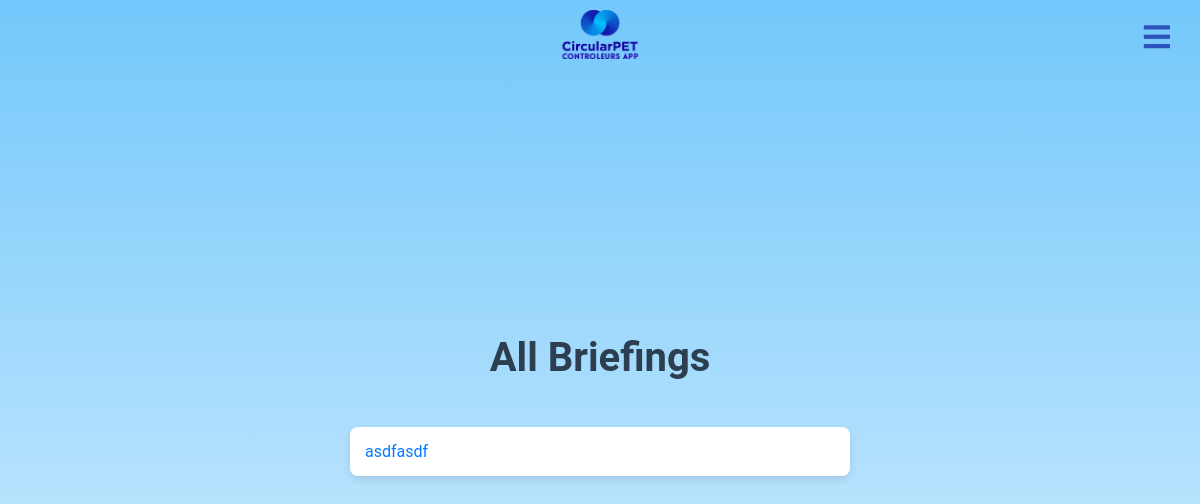
/briefings, run on an earlier commit of the app's database.
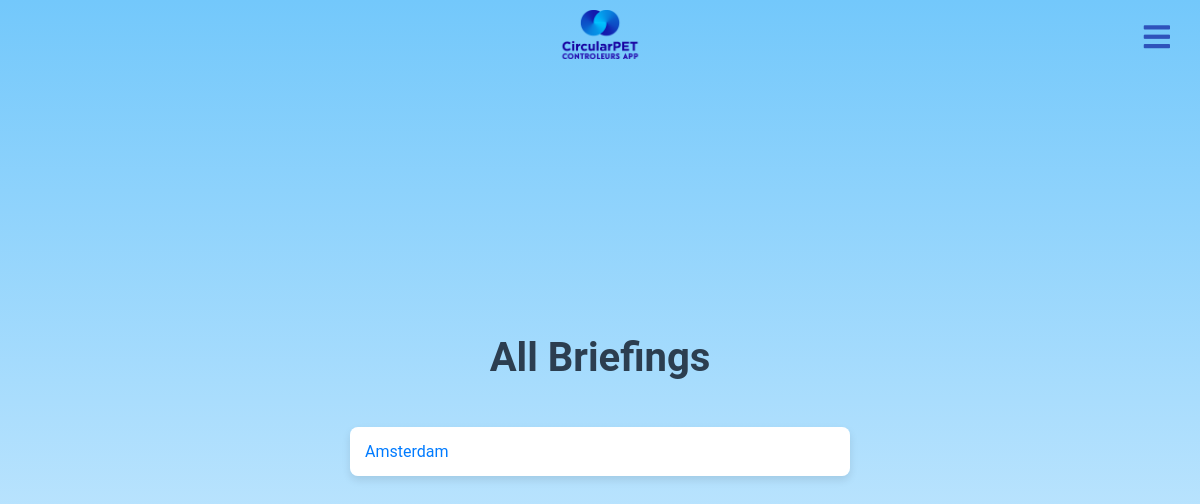
And on a later commit of the database.
### app.py (models this page shows, shortened)
class Location(db.Model):
    __tablename__ = 'location'
    __table_args__ = {'extend_existing': True}
    id = db.Column(db.Integer, primary_key=True)
    name = db.Column(db.String(120), unique=True, nullable=False)
    zakken = db.Column(db.Integer, nullable=False, default=0)
    bekers = db.Column(db.Integer, nullable=False, default=0)
    url = db.Column(db.String(500), nullable=True)
    map_image = db.Column(db.String(255))  # New field to store the filename of the map image

### app.py (the view)
@app.route('/briefings')
def show_briefings():
    all_briefings = Location.query.all()  # This assumes locations are the same as briefings; adjust if necessary
    return render_template('briefings.html', briefings=all_briefings)

### templates/briefings.html (shortened to what this page needs)
<!DOCTYPE html>
<html lang="en">
<head>
    <link rel="stylesheet" href="{{ url_for('static', filename='briefing.css') }}">
    <link rel="stylesheet" href="https://cdnjs.cloudflare.com/ajax/libs/font-awesome/5.15.1/css/all.min.css">
</head>
<body>
    <img src="{{ url_for('static', filename='logo.png') }}" alt="CircularPET Logo" class="logo2">
    <div class="gear-icon-container"> <i id="toggleSidebar" class="fa fa-bars"></i></div>
    <h1 class="main-heading">All Briefings</h1>
    <ul class="briefing-list">
        {% for briefing in briefings %}
        <li class="briefing-item"><a href="{{ url_for('location_details', location_id=briefing.id) }}" class="briefing-link">{{ briefing.name }}</a></li>
        {% endfor %}
    </ul>
</body>
</html>

What changed in the data, as far as the page shows it:
changed Location: name "asdfasdf" → "Amsterdam"
